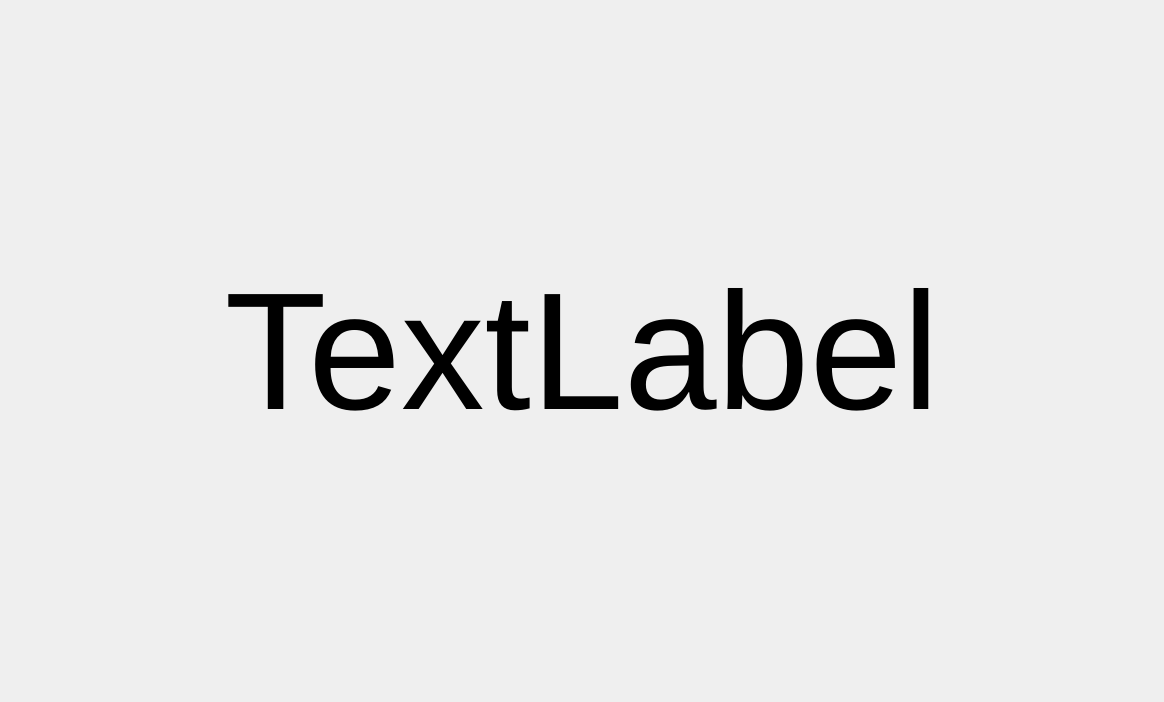
<?xml version="1.0" encoding="UTF-8"?>
<ui version="4.0">
 <class>SoccerResumeCountDownWidget</class>
 <widget class="QWidget" name="SoccerResumeCountDownWidget">
  <property name="geometry">
   <rect>
    <x>0</x>
    <y>0</y>
    <width>1164</width>
    <height>702</height>
   </rect>
  </property>
  <property name="windowTitle">
   <string>Form</string>
  </property>
  <layout class="QGridLayout" name="gridLayout_2">
   <item row="0" column="0">
    <layout class="QGridLayout" name="gridLayout">
     <property name="spacing">
      <number>0</number>
     </property>
     <item row="0" column="0">
      <widget class="QLabel" name="countDownLabel">
       <property name="font">
        <font>
         <pointsize>125</pointsize>
        </font>
       </property>
       <property name="text">
        <string>TextLabel</string>
       </property>
       <property name="alignment">
        <set>Qt::AlignCenter</set>
       </property>
      </widget>
     </item>
    </layout>
   </item>
  </layout>
 </widget>
 <resources/>
 <connections/>
</ui>
